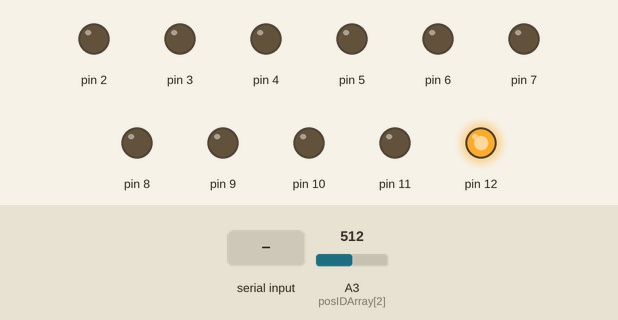
A sketch run on a simulated Arduino Nano, built with avr-gcc and run on an emulated ATmega328P. Shown: output pins drawn as LEDs (lit = HIGH). Inputs (shaded band) come from the test bench; at power-on: A3 (posIDArray[2]) = 512.

Above: at 1.2 s.
1.3 s: A3 (posIDArray[2]) set to 1015
2.8 s: A3 (posIDArray[2]) set to 1023
At 3.1 s:
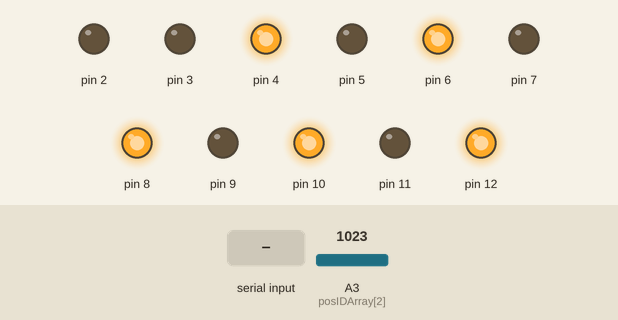
4.3 s: "o>" received over Serial
At 5.4 s:
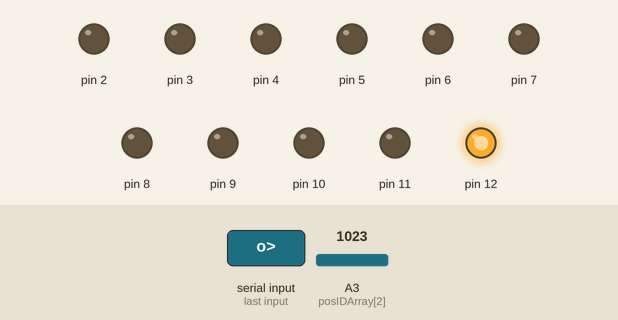
Timing chart, 0 to 7.3 s (numbered marks = the images above; inputs shaded):
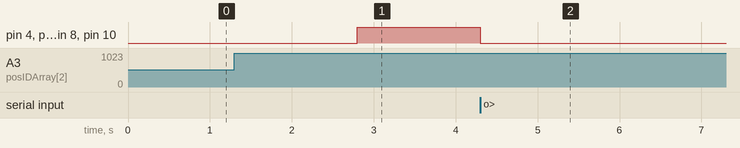

Measured:
- the behaviour switches between 1022 and 1023 on A3 (posIDArray[2]) (found by bisection; images 0 and 1)
- after the input at 1.3 s, every drawn part: stays the same
- after the input at 2.8 s, pin 4, pin 6, pin 8, pin 10: LOW → HIGH at once
- after the input at 4.3 s, pin 4, pin 6, pin 8, pin 10: HIGH → LOW at once

The sketch:

MotorControllerProject.ino
```cpp
/*
 Name:		MotorControllerProject.ino
 Created:	10/13/2022 4:13:58 PM
 Author:	henri
*/

// the setup function runs once when you press reset or power the board
//#include "Motor.h"
//#include "MotorActivator.h"
//#include "DTO_action.h"
#include "MotorControllerClass.h"


//DTO_Action myDTO;
//MotorActivator ma;

MotorControllerClass mcc;
void setup() {
	Serial.begin(115200);
	mcc.setupProgram();

	//// Test 1 Setup
	//ma = MotorActivator();
	//dc dcArray[5] = {dc23, dc45, dc67, dc89, dc1011};
	//ma.setMotorArray(dcArray);
	//myDTO.actions[0] = close;
	//myDTO.actions[1] = close;
	//myDTO.actions[2] = close;
	//myDTO.actions[3] = close;
	//myDTO.actions[4] = na;
	//Serial.println("START");
}

// the loop function runs over and over again until power down or reset
void loop() {

	// Test 2 - MotorControllerClass
	mcc.startFlow();

	//// Test 1 - MotorActivator
	//for (int i = 0; i < 5; i++) {
	//	myDTO.actions[0] = open;
	//	ma.controllMotors(myDTO);
	//	delay(1000);
	//	myDTO.actions[1] = open;
	//	ma.controllMotors(myDTO);
	//	delay(1000);
	//	myDTO.actions[2] = open;
	//	ma.controllMotors(myDTO);
	//	delay(1000);
	//	myDTO.actions[3] = open;
	//	ma.controllMotors(myDTO);
	//	delay(1000);
	//	myDTO.actions[0] = close;
	//	ma.controllMotors(myDTO);
	//	delay(1000);
	//	myDTO.actions[1] = close;
	//	ma.controllMotors(myDTO);
	//	delay(1000);
	//	myDTO.actions[2] = close;
	//	ma.controllMotors(myDTO);
	//	delay(1000);
	//	myDTO.actions[3] = close;
	//	ma.controllMotors(myDTO);
	//	delay(1000);
	// 	myDTO.actions[0] = stop;
	//	ma.controllMotors(myDTO);
	//	delay(1000);
	//	myDTO.actions[1] = stop;
	//	ma.controllMotors(myDTO);
	//	delay(1000);
	//	myDTO.actions[2] = stop;
	//	ma.controllMotors(myDTO);
	//	delay(1000);
	//	myDTO.actions[3] = stop;
	//	ma.controllMotors(myDTO);
	//	delay(1000);
	//}

}
```

ActionReciever.cpp
```cpp
//
//
//

#include "ActionReciever.h"
ActionReciever::ActionReciever(){}

ActionReciever::~ActionReciever(){}

DTO_Action* ActionReciever::getAction()
{
    // sytax af det serialiserede objekt "1:o,2:c,3:n,4:o,5:o>":
    String serialisedAction = Serial.readStringUntil('>') + ',';
    String motorActionAsString = "";
    int motorIndex = 0;
    for(char letter : serialisedAction) {
        if(letter != ',') {
            motorActionAsString = motorActionAsString + letter;
        }
        else if (letter == ',') {
            motorIndex = motorActionAsString[0] - '1';
            if (motorIndex <= 5) {
                recievedActions.actions[motorIndex] = convertStringToEnum(&motorActionAsString);
                motorActionAsString = "";
            }
        }
    }

    return &recievedActions;
}

bool ActionReciever::hasRevievedAction()
{
    return Serial.available() > 0;
}

ActionEnum ActionReciever::convertStringToEnum(String *actionAsString) {
    ActionEnum enumToReturn;
    if (actionAsString->substring(2) == "o") {
        //Serial.println("returned open"); //debug
        enumToReturn = open;
    }
    else if (actionAsString->substring(2) == "c") {
        //Serial.println("returned close"); //debug
        enumToReturn = close;
    }
    else if (actionAsString->substring(2) == "s") {
        //Serial.println("returned stop"); //debug
        enumToReturn = stop;
    }
    else {
        //Serial.println("returned na"); //debug
        enumToReturn = na;
    }
    return enumToReturn;
}
```

ActionReciever.h
```cpp
// ActionReciever.h

#ifndef _ACTIONRECIEVER_h
#define _ACTIONRECIEVER_h

#if defined(ARDUINO) && ARDUINO >= 100
	#include "arduino.h"
#else
	#include "WProgram.h"
#endif
#include "DTO_action.h"
class IActionReciever {
public:
	virtual DTO_Action* getAction() = 0;
	virtual bool hasRevievedAction() = 0;
};

class ActionReciever : public IActionReciever {
public:
	ActionReciever();
	~ActionReciever();
	DTO_Action* getAction();
	bool hasRevievedAction();
private:
	ActionEnum convertStringToEnum(String *actionAsString);
	DTO_Action recievedActions;
	void printAction();
};

//class ActionReciever_dummy : public IActionReciever {
//public:
//	ActionReciever_dummy();
//	~ActionReciever_dummy();
//	DTO_Action* getAction();
//	bool hasRevievedAction();
//private:
//	DTO_Action recievedActions;
//
//};


#endif
```

ActionReciever_dummy.cpp
```cpp
#include "ActionReciever.h"
//ActionReciever_dummy::ActionReciever_dummy()
//{
//}
//
//ActionReciever_dummy::~ActionReciever_dummy()
//{
//}
//
//DTO_Action* ActionReciever::getAction()
//{
//    recievedActions.actions[0] = open;
//    recievedActions.actions[1] = open;
//    recievedActions.actions[2] = close;
//    recievedActions.actions[3] = close;
//    recievedActions.actions[4] = close;
//    return &recievedActions;
//}
//
//bool ActionReciever::hasRevievedAction()
//{
//    return true;
//    /*if (Serial.available() > 0)
//    {
//        return true;
//    }
//    else
//        return false;*/
//}
```

DTO_action.h
```cpp
#pragma once
enum ActionEnum
{
	open, close, stop, na
};

struct DTO_Action {
	ActionEnum actions[5] = {stop, stop, stop, stop, stop};
};
```

Dc.cpp
```cpp
#include "Motor.h"

dc::dc(int _motorID, int _pinOpen, int _pinClose)
{
	motorIndex = _motorID;
	pinOpen = _pinOpen;
	pinClose = _pinClose;
	pinMode(pinOpen, OUTPUT);
	pinMode(pinClose, OUTPUT);
}


void dc::open()
{
	digitalWrite(pinOpen, HIGH);
	digitalWrite(pinClose, LOW);
}

void dc::close()
{
	digitalWrite(pinOpen, LOW);
	digitalWrite(pinClose, HIGH);
}

void dc::stop()
{
	digitalWrite(pinOpen, LOW);
	digitalWrite(pinClose, LOW);
}

int dc::id()
{
	return motorIndex;
}

void dc::printPins()
{
	Serial.print("Motor with ID: ");
	Serial.print(motorIndex);
	Serial.print(" uses pin ");
	Serial.print(pinOpen);
	Serial.print(" as openPin and ");
	Serial.print(pinClose);
	Serial.println(" as closePin");
}
```

Motor.h
```cpp
#ifndef _MOTOR_h
#define _MOTOR_h

#if defined(ARDUINO) && ARDUINO >= 100
	#include "arduino.h"
#else
	#include "WProgram.h"
#endif
class IMotor {
public:
	virtual void open() = 0;
	virtual void close() = 0;
	virtual void stop() = 0;
	virtual int id() = 0;
};

class dc : public IMotor
{
public:
	dc(int motorIndex, int pinOpen, int pinClose);
	dc() {
		motorIndex = 0;
		pinOpen = 0;
		pinClose = 0;
	}
	// Copy constructor
	dc(const dc& t)
	{
		motorIndex = t.motorIndex;
		pinOpen = t.pinOpen;
		pinClose = t.pinClose;
	}

	//Assignment cunstructor
	dc& operator=(const dc& t)
	{
		motorIndex = t.motorIndex;
		pinOpen = t.pinOpen;
		pinClose = t.pinClose;
		return *this;
	}
	void open();
	void close();
	void stop();
	int id();
	void printPins();
private:
	int motorIndex, pinOpen, pinClose, pwm;

};

#endif
```

MotorActivator.cpp
```cpp
#include "MotorActivator.h"
#include "DTO_action.h"

MotorActivator::MotorActivator (){}

void MotorActivator::setMotorArray(dc *motorArr)
{
	availableMotors = motorArr;
}

void MotorActivator::controllMotors(DTO_Action *currentAction)
{
	for (int i = 0; i < 5; ++i) {
		activateMotor(i, currentAction->actions[i]);
	}
}

void MotorActivator::activateMotor(int motor_i, ActionEnum motorAction)
{
	dc* motor = (availableMotors + motor_i); //på plads (availableMotors+motor_i) i hukommelsen
	if (motorAction == open) {
		motor->open();
	}
	else if (motorAction == close) {
		motor->close();
	}
	else if (motorAction == stop) {
		motor->stop();
	}
}
```

MotorActivator.h
```cpp
#pragma once
#include "Motor.h"
#include "DTO_action.h"
class IMotorActivator {
public:
    virtual void setMotorArray(dc motorArr[5]) = 0;
    virtual void controllMotors(DTO_Action *currentAction) = 0;
};

class MotorActivator : public IMotorActivator
{
public:
    MotorActivator();
    void setMotorArray(dc* motorArr);
    void controllMotors(DTO_Action *currentAction);
private:
    void activateMotor(int motor_i, ActionEnum motorAction);
    dc* availableMotors;
};
```

MotorControllerClass.cpp
```cpp
#include "MotorControllerClass.h"
#include "Motor.h"
#include "MotorActivator.h"
#include "DTO_action.h"
#include "DTO_config.h"
#include "motorFactory.h"


MotorControllerClass::MotorControllerClass(){}

void MotorControllerClass::setupProgram()
{
	motorActivator.setMotorArray(motorFactory.createMotor(configurations.motortype));
	posLowLim = configurations.positionLowerLimit;
	posUpLim = configurations.positionUpperLimit;
}

void MotorControllerClass::startFlow()
{
	while (true) {
		if (actionReciever.hasRevievedAction()) {
			currentAction = actionReciever.getAction();
			positionLimitsExeeded_CorrectAction();
			motorActivator.controllMotors(currentAction);
		}
		if (positionLimitsExeeded_CorrectAction()) {
			motorActivator.controllMotors(currentAction);
		}
	}
}

bool MotorControllerClass::positionLimitsExeeded_CorrectAction()
{
	bool stopMotors = false;
	float position = 0.0;
	for (int i = 0; i<5; ++i) {
		ActionEnum* action = &currentAction->actions[i];
		if (*action == open || *action == close) {
			position = postitionMonitor.getPosition(i);							// Aflæser positionsværdien
			if (position >= posUpLim && *action == open) {	// >= posUpLim || <= posLowLim: hvis positionen af potentimetret overskrider grænserne
				currentAction->actions[i] = stop;								// sæt action til stop for den motor der er over dens grænse
				//postitionMonitor.printString("position: " + String(position) + " is over limit for potentiometer " + String(i + 1) + ", STOP"); // Debug
				stopMotors = true;												// siger at der er en motor der skal stoppes
			}
			else if (position <= posLowLim && *action == close) {	// >= posUpLim || <= posLowLim: hvis positionen af potentimetret overskrider grænserne
				currentAction->actions[i] = stop;									// sæt action til stop for den motor der er over dens grænse
				//postitionMonitor.printString("position: " + String(position) + " is under limit for potentiometer " + String(i + 1) + ", STOP"); // Debug
				stopMotors = true;													// siger at der er en motor der skal stoppes
			}
		}
	}
	return stopMotors;
}
```

MotorControllerClass.h
```cpp
#pragma once
#include "Motor.h"
#include "MotorActivator.h"
#include "DTO_action.h"
#include "DTO_config.h"
#include "motorFactory.h"
#include "ActionReciever.h"
#include "positionMonitor.h"
class MotorControllerClass
{
public:
    MotorControllerClass();
    void setupProgram();
    void startFlow();
private:
    bool positionLimitsExeeded_CorrectAction();
    DTO_Action *currentAction;
    DTO_config configurations;
    MotorFactory motorFactory = MotorFactory();
    MotorActivator motorActivator = MotorActivator();
    PositionMonitor postitionMonitor = PositionMonitor();
    ActionReciever actionReciever = ActionReciever();
    float posUpLim, posLowLim;
    //ActionReciever_dummy ar = ActionReciever_dummy();
};
```

PositionMonitor.cpp
```cpp
//
//
//

#include "positionMonitor.h"

PositionMonitor::PositionMonitor()
{
	pinMode(12, OUTPUT);
	digitalWrite(12, HIGH);
}

float PositionMonitor::getPosition(int id)
{
	float positionInVolt = 3.0;
	if (id < 5){
		int positionInBits = analogRead(posIDArray[id]);
		positionInVolt = ((5.0 / 1023.0) * positionInBits);
		//if (id < 2) {
		//	Serial.print(String(id+1));
		//	Serial.println(": " + String(positionInVolt) + "V");
		//}
	}
	return positionInVolt;
}

void PositionMonitor::printString(String inputString)
{
	Serial.println(inputString);
}
```

motorFactory.cpp
```cpp
#include "MotorFactory.h"


dc* MotorFactory::createMotor(String motorType)
{
    if (motorType == "dc") {
        createDC();
    }

    return dcArray;
}

void MotorFactory::createDC() {
    dcArray[0] = dc(1, 2, 3);
    dcArray[1] = dc(2, 4, 5);
    dcArray[2] = dc(3, 6, 7);
    dcArray[3] = dc(4, 8, 9);
    dcArray[4] = dc(5, 10, 11);
}
```

motorFactory.h
```cpp
#pragma once
#include "Motor.h"
class MotorFactory
{
public:
	dc* createMotor(String type);
private:
	void createDC();
	dc dcArray[5];
};
```

positionMonitor.h
```cpp
// positionMonitor.h

#ifndef _POSITIONMONITOR_h
#define _POSITIONMONITOR_h

#if defined(ARDUINO) && ARDUINO >= 100
	#include "arduino.h"
#else
	#include "WProgram.h"
#endif


#endif

class IPositionMonitor {
public:
	virtual float getPosition(int monitorId) = 0;
};

class PositionMonitor: public IPositionMonitor {
public:
	PositionMonitor();
	float getPosition(int monitorID);
	void printString(String inputString);
private:
	int posIDArray[5] = {A1, A2, A3, A4, A5 };
};
```

DTO_config.h
```cpp
#pragma once
struct DTO_config {
	char motortype[15] = "dc";
	int AmountOfMotors = 5;
	float positionUpperLimit = 4;
	float positionLowerLimit = 1.5;
};
```
